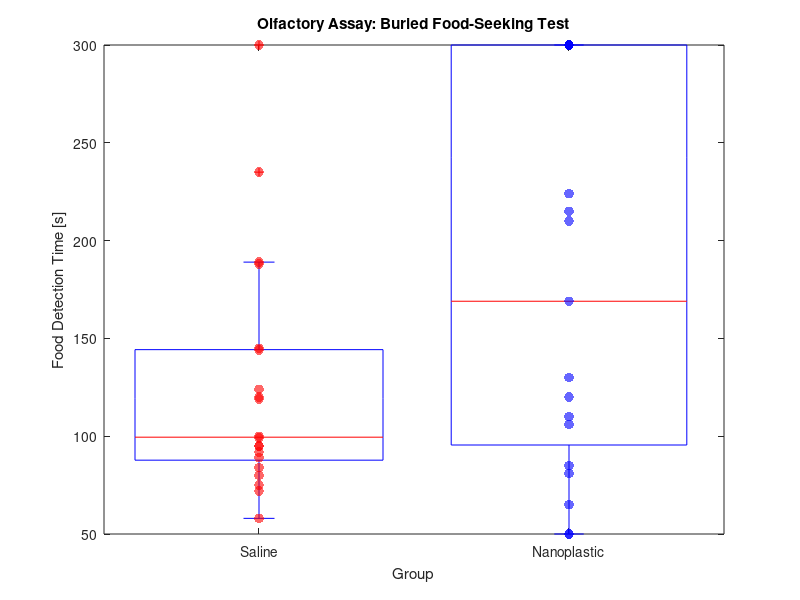

The MATLAB source for this figure: (Note: this script raises an error after producing the figure.)
clear; clc; format short; format compact;

% Data
Data.Saline = [189, 145, 58, 95, 124, 75, 119, 188, 80, 99, 72, 235, 89, 92, 120, 95, 144, 84, 100, 300];
Data.Nanoplastic = [85, 50, 130, 215, 50, 81, 120, 300, 224, 300, 106, 300, 169, 65, 300, 300, 110, 300, 210];
Data.TotalData = [Data.Saline, Data.Nanoplastic];
Data.Group = [ones(size(Data.Saline)), ones(size(Data.Nanoplastic))*2];

% Boxplot
figure(1)
boxplot(Data.TotalData, Data.Group);
title('Olfactory Assay: Buried Food-Seeking Test');
set(gca, 'XTickLabel', {'Saline', 'Nanoplastic'});
xlabel('Group'); ylabel('Food Detection Time [s]');
hold on;
scatter(ones(size(Data.Saline)), Data.Saline, 50, 'r', 'filled', 'MarkerFaceAlpha', 0.6);
scatter(2 * ones(size(Data.Nanoplastic)), Data.Nanoplastic, 50, 'b', 'filled', 'MarkerFaceAlpha', 0.6);


% Histogram Setup
figure(2)
TotalBins = 18;
[Count.Saline, BinEdge.Saline] = histcounts(Data.Saline, TotalBins);
BinCenter.Saline = (BinEdge.Saline(1:end-1) + BinEdge.Saline(2:end))/2;
[Count.Nanoplastic, BinEdge.Nanoplastic] = histcounts(Data.Nanoplastic, TotalBins);
BinCenter.Nanoplastic = (BinEdge.Nanoplastic(1:end-1) + BinEdge.Nanoplastic(2:end))/2;

t = tiledlayout(2,2);
title(t, "Olfactory Assay: Buried Food-Seeking Test");
xlabel(t, 'Food Detection Time [s]');
ylabel(t, 'Total Mice');
nexttile;
bar(BinCenter.Saline, Count.Saline, "FaceColor", 'Red', 'EdgeColor', 'none');
title("Food Detection: Saline Group");
nexttile;
bar(BinCenter.Nanoplastic, Count.Nanoplastic, "FaceColor", 'Blue', 'EdgeColor', 'none');
title("Food Detection: Nanoplastic Group");
nexttile([1,2]);
bar(BinCenter.Saline, Count.Saline, "FaceColor", 'Red', 'EdgeColor', 'none', 'FaceAlpha', 0.5); hold on;
bar(BinCenter.Nanoplastic, Count.Nanoplastic, "FaceColor", 'Blue', 'EdgeColor', 'none', 'FaceAlpha', 0.5);
title("Food Detection: All Mice");
hold off;

% BootStrapping
figure(3)
Sample = 100000;
BootStrap.Saline = bootstrp(Sample, @mean, Data.Saline);
ConfidenceInterval.Saline = bootci(Sample, @mean, Data.Saline);
AverageDetectionTime.Saline = mean(Data.Saline);
[fi.Saline, xi.Saline] = ksdensity(BootStrap.Saline);
BootStrap.Nanoplastic = bootstrp(Sample, @mean, Data.Nanoplastic);
[fi.Nanoplastic, xi.Nanoplastic] = ksdensity(BootStrap.Nanoplastic);
ConfidenceInterval.Nanoplastic = bootci(Sample, @mean, Data.Nanoplastic);
AverageDetectionTime.Nanoplastic = mean(Data.Nanoplastic);

[Peak.Saline, Location.Saline] = findpeaks(fi.Saline);
[Max.Saline, Index.Saline] = max(Peak.Saline);
[Peak.Nanoplastic, Location.Nanoplastic] = findpeaks(fi.Nanoplastic);
[Max.Nanoplastic, Index.Nanoplastic] = max(Peak.Nanoplastic);

Difference.Observed = AverageDetectionTime.Nanoplastic - AverageDetectionTime.Saline;
Difference.BootStrap = BootStrap.Nanoplastic - BootStrap.Saline;
pValue = mean(abs(Difference.BootStrap) >= abs(Difference.Observed));

t = tiledlayout(2,2);
title(t, "Olfactory Assay: Buried Food-Seeking Test");
xlabel(t, 'Food Detection Time [s]');
ylabel(t, 'Probability Density');
nexttile;
plot(xi.Saline, fi.Saline, "Color", 'Blue');
title("Food Detection: Saline Group");
nexttile;
plot(xi.Nanoplastic, fi.Nanoplastic, "Color", 'Red');
title("Food Detection: Nanoplastic Group");
nexttile([1,2]);
plot(xi.Saline, fi.Saline, "Color", 'Blue'); hold on;
plot(xi.Nanoplastic, fi.Nanoplastic, "Color", 'Red');
title("Food Detection: All Mice");
hold off;

%% Results
fprintf("BootStrap Analysis\n");
fprintf("\tSaline Group:\n");
fprintf("\t\tTotal Sample: %g\n", size(Data.Saline,2));
fprintf("\t\tPeak Probability Density = %0.5f\n", Max.Saline)
fprintf("\t\tFood Detection Time at Peak Probability = %0.2fs\n", xi.Saline(Location.Saline));
fprintf("\t\tConfidence Interval = %0.5fs : %0.5fs\n", ConfidenceInterval.Saline(1), ConfidenceInterval.Saline(2))
fprintf("\tNanoplastic Group:\n");
fprintf("\t\tTotal Sample: %g\n", size(Data.Nanoplastic,2));
fprintf("\t\tPeak Probability Density = %0.5f\n", Max.Nanoplastic)
fprintf("\t\tFood Detection Time at Peak Probability = %0.2fs\n", xi.Nanoplastic(Location.Nanoplastic));
fprintf("\t\tConfidence Interval = %0.5fs : %0.5fs\n", ConfidenceInterval.Nanoplastic(1), ConfidenceInterval.Nanoplastic(2))

fprintf("P-Value: %g", pValue)